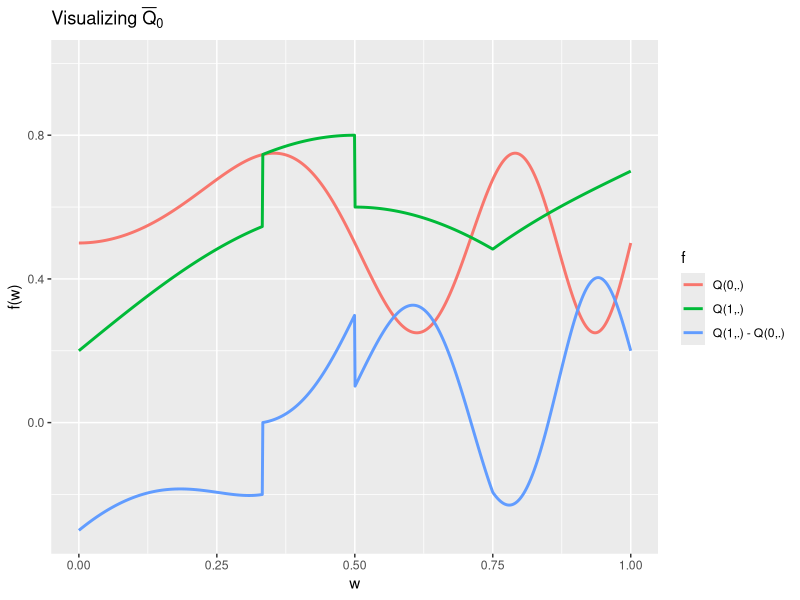
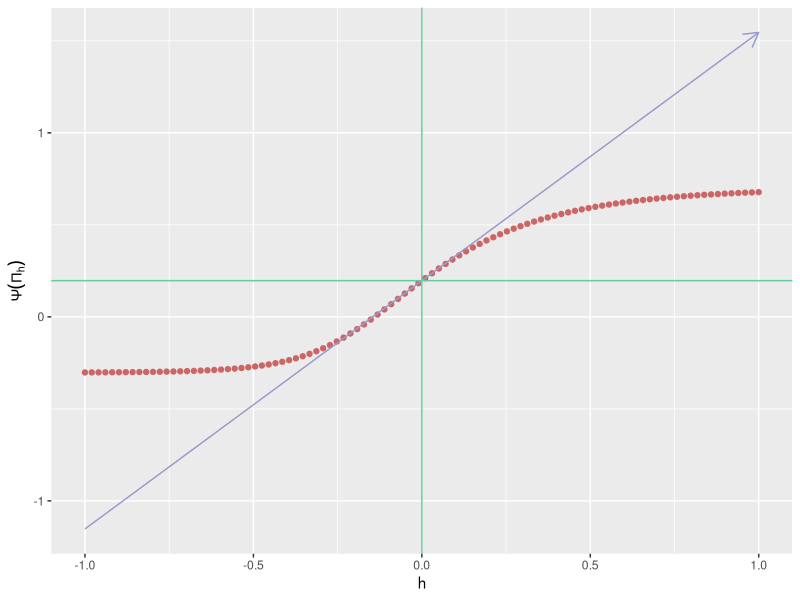
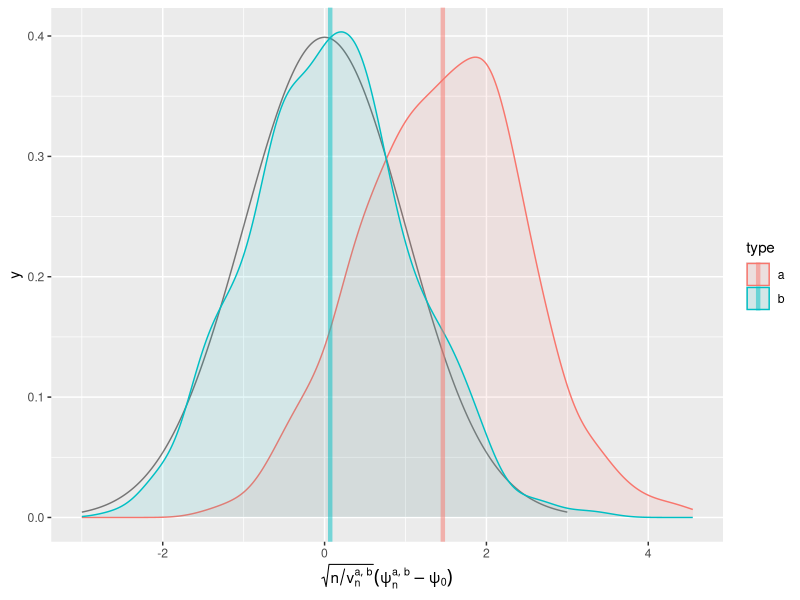
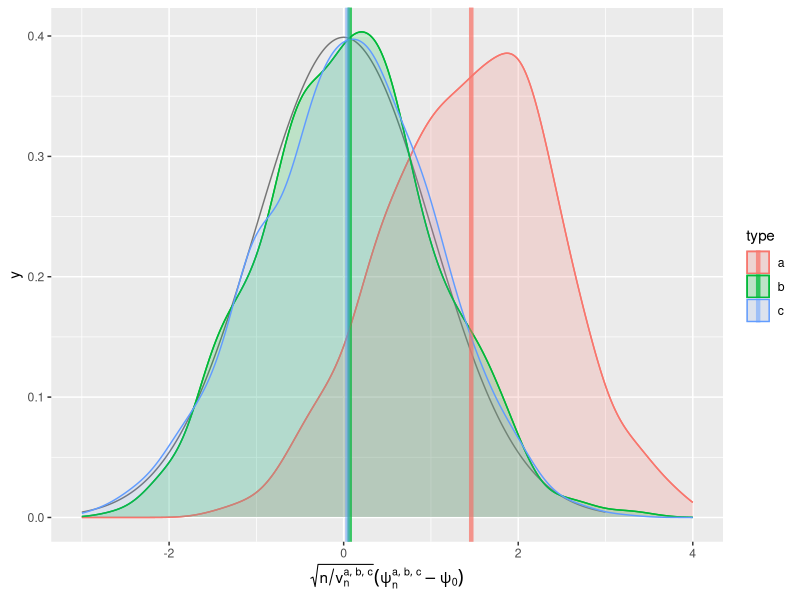
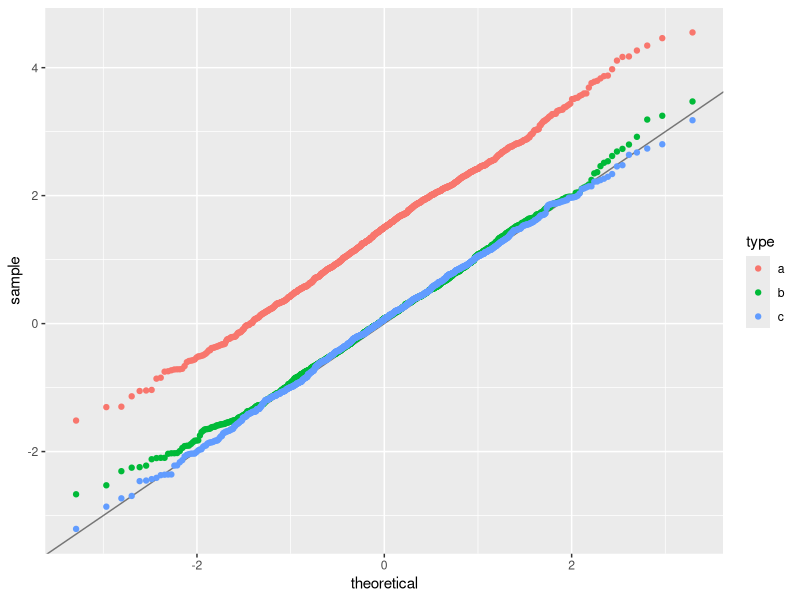

R code for these plots, in order: (Note: this script raises an error after producing the figures.)
## ----setup, echo = FALSE-------------------------------------------------
knitr::opts_chunk$set(
  fig.height = 4, 
  fig.path = 'img/',
  fig.width = 12,
  message = FALSE,
  size = "tiny",
  warning = FALSE,
  warnings = FALSE
)

## ----visible-setup-------------------------------------------------------
set.seed(54321) ## because reproducibility matters...
suppressMessages(library(R.utils)) ## make sure it is installed
suppressMessages(library(tidyverse)) ## make sure it is installed
suppressMessages(library(caret)) ## make sure it is installed
expit <- plogis
logit <- qlogis

## ----simulation----------------------------------------------------------
draw_from_experiment <- function(n, ideal = FALSE) {
  ## preliminary
  n <- Arguments$getInteger(n, c(1, Inf))
  ideal <- Arguments$getLogical(ideal)
  ## ## 'Gbar' and 'Qbar' factors
  Gbar <- function(W) {
    expit(1 + 2 * W - 4 * sqrt(abs((W - 5/12))))
  }
  Qbar <- function(AW) {
    A <- AW[, 1]
    W <- AW[, 2]
    ## A * (cos((1 + W) * pi / 4) + (1/3 <= W & W <= 1/2) / 5) +
    ##  (1 - A) * (sin(4 * W^2 * pi) / 4 + 1/2)
    A * (cos((-1/2 + W) * pi) * 2/5 + 1/5 + (1/3 <= W & W <= 1/2) / 5 +
         (W >= 3/4) * (W - 3/4) * 2) +
      (1 - A) * (sin(4 * W^2 * pi) / 4 + 1/2) 
  }
  ## sampling
  ## ## context
  mixture_weights <- c(1/10, 9/10, 0)
  mins <- c(0, 11/30, 0)
  maxs <- c(1, 14/30, 1)
  latent <- findInterval(runif(n), cumsum(mixture_weights)) + 1
  W <- runif(n, min = mins[latent], max = maxs[latent])
  ## ## counterfactual rewards
  zeroW <- cbind(A = 0, W)
  oneW <- cbind(A = 1, W)
  Qbar.zeroW <- Qbar(zeroW)
  Qbar.oneW <- Qbar(oneW)
  Yzero <- rbeta(n, shape1 = 2, shape2 = 2 * (1 - Qbar.zeroW) / Qbar.zeroW)
  Yone <- rbeta(n, shape1 = 3, shape2 = 3 * (1 - Qbar.oneW) / Qbar.oneW)
  ## ## action undertaken
  A <- rbinom(n, size = 1, prob = Gbar(W))
  ## ## actual reward
  Y <- A * Yone + (1 - A) * Yzero
  ## ## observation
  if (ideal) {
    obs <- cbind(W = W, Yzero = Yzero, Yone = Yone, A = A, Y = Y)
  } else {
    obs <- cbind(W = W, A = A, Y = Y)
  }
  attr(obs, "Gbar") <- Gbar
  attr(obs, "Qbar") <- Qbar
  attr(obs, "QW") <- function(W) {
    out <- sapply(1:length(mixture_weights),
                  function(ii){
                    mixture_weights[ii] *
                      dunif(W, min = mins[ii], max = maxs[ii])
                  })
    return(rowSums(out))
  }
  attr(obs, "qY") <- function(AW, Y, Qbar){
    A <- AW[, 1]
    W <- AW[, 2]
    Qbar.AW <- do.call(Qbar, list(AW)) # is call to 'do.call' necessary?
    shape1 <- ifelse(A == 0, 2, 3)
    dbeta(Y, shape1 = shape1, shape2 = shape1 * (1 - Qbar.AW) / Qbar.AW)
  }
  ##
  return(obs)
}

## ----draw-five-obs-------------------------------------------------------
(five_obs <- draw_from_experiment(5))

## ----exercise:visualize, eval = TRUE-------------------------------------
Gbar <- attr(five_obs, "Gbar")
Qbar <- attr(five_obs, "Qbar")
QW <- attr(five_obs, "QW")

features <- tibble(w = seq(0, 1, length.out = 1e3)) %>%
  mutate(Qw = QW(w),
         Gw = Gbar(w),
         Q1w = Qbar(cbind(A = 1, W = w)),
         Q0w = Qbar(cbind(A = 0, W = w)),
         blip_Qw = Q1w - Q0w)

features %>% select(-Qw, -Gw) %>%
  rename("Q(1,.)" = Q1w,
         "Q(0,.)" = Q0w,
         "Q(1,.) - Q(0,.)" = blip_Qw) %>%
  gather("f", "value", -w) %>%
  ggplot() +
  geom_line(aes(x = w, y = value, color = f), size = 1) +
  labs(y = "f(w)", title = bquote("Visualizing" ~ bar(Q)[0])) +
  ylim(NA, 1)

## ----approx-psi-0-a-one--------------------------------------------------
integrand <- function(w) {
  Qbar <- attr(five_obs, "Qbar")
  QW <- attr(five_obs, "QW")
  ( Qbar(cbind(1, w)) - Qbar(cbind(0, w)) ) * QW(w)
}
(psi_zero <- integrate(integrand, lower = 0, upper = 1)$val)

## ----DAG-----------------------------------------------------------------
## plot the causal diagram

## ----approx-psi-zero-a-two-----------------------------------------------
B <- 1e6 ## Antoine: 1e6 eventually
ideal_obs <- draw_from_experiment(B, ideal = TRUE)
(psi_approx <- mean(ideal_obs[, "Yone"] - ideal_obs[, "Yzero"]))

## ----approx-psi-zero-b---------------------------------------------------
sd_approx <- sd(ideal_obs[, "Yone"] - ideal_obs[, "Yzero"])
alpha <- 0.05
(psi_approx_CI <- psi_approx + c(-1, 1) * qnorm(1 - alpha / 2) * sd_approx / sqrt(B))

## ----another-simulation--------------------------------------------------
draw_from_another_experiment <- function(n, h = 0) {
  ## preliminary
  n <- Arguments$getInteger(n, c(1, Inf))
  h <- Arguments$getNumeric(h)
  ## ## 'Gbar' and 'Qbar' factors
  Gbar <- function(W) {
    sin((1 + W) * pi / 6)
  }
  Qbar <- function(AW, hh = h) {
    A <- AW[, 1]
    W <- AW[, 2]
    expit( logit( A *  W + (1 - A) * W^2 ) +
           hh * 10 * sqrt(W) * A )
  }
  ## sampling
  ## ## context
  W <- runif(n, min = 1/10, max = 9/10)
  ## ## action undertaken
  A <- rbinom(n, size = 1, prob = Gbar(W))
  ## ## reward
  shape1 <- 4
  QAW <- Qbar(cbind(A, W))
  Y <- rbeta(n, shape1 = shape1, shape2 = shape1 * (1 - QAW) / QAW)
  ## ## observation
  obs <- cbind(W = W, A = A, Y = Y)
  attr(obs, "Gbar") <- Gbar
  attr(obs, "Qbar") <- Qbar
  attr(obs, "QW") <- function(x){dunif(x, min = 1/10, max = 9/10)}
  attr(obs, "shape1") <- shape1
  attr(obs, "qY") <- function(AW, Y, Qbar, shape1){
    A <- AW[,1]; W <- AW[,2]
    Qbar.AW <- do.call(Qbar, list(AW))
    dbeta(Y, shape1 = shape1, shape2 = shape1 * (1 - Qbar.AW) / Qbar.AW)
  }
  ##
  return(obs)
}

## ----approx-psi-one------------------------------------------------------
five_obs_from_another_experiment <- draw_from_another_experiment(5)
another_integrand <- function(w) {
  Qbar <- attr(five_obs_from_another_experiment, "Qbar")
  QW <- attr(five_obs_from_another_experiment, "QW")
  ( Qbar(cbind(1, w)) - Qbar(cbind(0, w)) ) * QW(w)
}
(psi_Pi_zero <- integrate(another_integrand, lower = 0, upper = 1)$val)

## ----psi-approx-psi-one,  fig.cap =  "Evolution of statistical parameter $\\Psi$ along fluctuation $\\{\\Pi_{h} : h \\in H\\}$."----
approx <- seq(-1, 1, length.out = 1e2)
psi_Pi_h <- sapply(approx, function(t) {
  obs_from_another_experiment <- draw_from_another_experiment(1, h = t)
  integrand <- function(w) {
    Qbar <- attr(obs_from_another_experiment, "Qbar")
    QW <- attr(obs_from_another_experiment, "QW")
    ( Qbar(cbind(1, w)) - Qbar(cbind(0, w)) ) * QW(w)
  }
  integrate(integrand, lower = 0, upper = 1)$val  
})
slope_approx <- (psi_Pi_h - psi_Pi_zero) / approx
slope_approx <- slope_approx[min(which(approx > 0))]
ggplot() +
  geom_point(data = data.frame(x = approx, y = psi_Pi_h), aes(x, y),
             color = "#CC6666") +
  geom_segment(aes(x = -1, y = psi_Pi_zero - slope_approx,
                   xend = 1, yend = psi_Pi_zero + slope_approx),
               arrow = arrow(length = unit(0.03, "npc")),
               color = "#9999CC") +
  geom_vline(xintercept = 0, color = "#66CC99") +
  geom_hline(yintercept = psi_Pi_zero, color = "#66CC99") +
  labs(x = "h", y = expression(Psi(Pi[h]))) 

## ----eic-----------------------------------------------------------------
eic <- function(obs, psi) {
  Qbar <- attr(obs, "Qbar")
  Gbar <- attr(obs, "Gbar")
  QAW <- Qbar(obs[, c("A", "W")])
  GW <- Gbar(obs[, "W"])
  lGAW <- obs[, "A"] * GW + (1 - obs[, "A"]) * (1 - GW)
  ( Qbar(cbind(1, obs[, "W"])) - Qbar(cbind(0, obs[, "W"])) - psi ) +
    (2 * obs[, "A"] - 1) / lGAW * (obs[, "Y"] - QAW)
}

(eic(five_obs, psi = psi_approx))
(eic(five_obs_from_another_experiment, psi = psi_Pi_zero))

## ----cramer-rao----------------------------------------------------------
obs <- draw_from_experiment(B)
(cramer_rao_hat <- var(eic(obs, psi = psi_approx)))

## ----cramer-rao-another-experiment---------------------------------------
obs_from_another_experiment <- draw_from_another_experiment(B)
(cramer_rao_Pi_zero_hat <- var(eic(obs_from_another_experiment, psi = 59/300)))
(ratio <- sqrt(cramer_rao_Pi_zero_hat/cramer_rao_hat))

## ----recover-slope-------------------------------------------------------
sigma0_draw_from_another_experiment <- function(obs) { 
  ## preliminary
  Qbar <- attr(obs, "Qbar")
  QAW <- Qbar(obs[, c("A", "W")])
  shape1 <- Arguments$getInteger(attr(obs, "shape1"), c(1, Inf))
  ## computations
  betaAW <- shape1 * (1 - QAW) / QAW
  out <- log(1 - obs[, "Y"])
  for (int in 1:shape1) {
    out <- out + 1/(int - 1 + betaAW)
  }
  out <- - out * shape1 * (1 - QAW) / QAW * 10 * sqrt(obs[, "W"]) * obs[, "A"]
  ## no need to center given how we will use it
  return(out)
}

vars <- eic(obs_from_another_experiment, psi = 59/300) *
  sigma0_draw_from_another_experiment(obs_from_another_experiment)
sd_hat <- sd(vars)
(slope_hat <- mean(vars))
(slope_CI <- slope_hat + c(-1, 1) * qnorm(1 - alpha / 2) * sd_hat / sqrt(B))

## ----known-Gbar-one-a----------------------------------------------------
Gbar <- attr(obs, "Gbar")

iter <- 1e3

## ----known-Gbar-one-b, fig.cap = "Kernel density estimators of the law of two estimators of $\\psi_{0}$ (recentered and renormalized), one of them misconceived (a), the other assuming that $\\Gbar_{0}$ is known (b). Built based on `iter` independent realizations of each estimator."----
psi_hat_ab <- obs %>% as_tibble() %>% mutate(id = 1:n() %% iter) %>%
  mutate(lGAW = A * Gbar(W) + (1 - A) * (1 - Gbar(W))) %>% group_by(id) %>%
  summarize(est_a = mean(Y[A==1]) - mean(Y[A==0]),
            est_b = mean(Y * (2 * A - 1) / lGAW),
            std_b = sd(Y * (2 * A - 1) / lGAW) / sqrt(n()),
            clt_b = (est_b - psi_approx) / std_b) %>% 
  mutate(std_a = sd(est_a),
         clt_a = (est_a - psi_approx) / std_a) %>%
  gather("key", "value", -id) %>%
  extract(key, c("what", "type"), "([^_]+)_([ab])") %>%
  spread(what, value)

(bias_ab <- psi_hat_ab %>% group_by(type) %>% summarise(bias = mean(clt)))

fig <- ggplot() +
  geom_line(aes(x = x, y = y), 
            data = tibble(x = seq(-3, 3, length.out = 1e3),
                          y = dnorm(x)),
            linetype = 1, alpha = 0.5) +
  geom_density(aes(clt, fill = type, colour = type),
               psi_hat_ab, alpha = 0.1) +
  geom_vline(aes(xintercept = bias, colour = type),
             bias_ab, size = 1.5, alpha = 0.5)
  
fig +
  labs(x = expression(paste(sqrt(n/v[n]^{list(a, b)})*(psi[n]^{list(a, b)} - psi[0]))))

## ----unknown-Gbar-one----------------------------------------------------
estimate_G <- function(dat, algorithm, ...) {
  if (!attr(algorithm, "ML")) {
    dat <- as.data.frame(dat)
    fit <- algorithm[[1]](formula = algorithm[[2]], data = dat)
    Ghat <- function(newdata) {
      newdata <- as.data.frame(newdata)
      predict(fit, newdata, type = "response")
    }
  } else {
    fit <- algorithm(dat, ...)
    Qhat <- function(newdata) {
      caret::predict.train(fit, newdata)
    }
  }
  return(Ghat)
}

compute_lGhatAW <- function(A, W, Ghat, threshold = 0.05) {
  dat <- data.frame(A = A, W = W)
  Ghat_W <- Ghat(dat)
  lGAW <- A * Ghat_W + (1 - A) * (1 - Ghat_W)
  pred <- pmin(1 - threshold, pmax(lGAW, threshold))
  return(pred)
}

## ----unknown-Gbar-two----------------------------------------------------
working_model_G_one <- list(
  model = function(...) {glm(family = binomial(), ...)},
  formula = as.formula(
    paste("A ~",
          paste(c("I(W^", "I(abs(W - 5/12)^"),
                rep(seq(1/2, 3/2, by = 1/2), each = 2),
                sep = "", collapse = ") + "),
          ")")
  ))
attr(working_model_G_one, "ML") <- FALSE
working_model_G_one$formula

## ----unknown-Gbar-two-bis------------------------------------------------
learned_features <- obs %>% as_tibble() %>% mutate(id = 1:n() %% iter) %>%
  nest(-id, .key = "obs") %>%
  mutate(Ghat = map(obs, ~ estimate_G(., algorithm = working_model_G_one))) %>%
  mutate(lGAW = map2(Ghat, obs, ~ compute_lGhatAW(.y$A, .y$W, .x)))


psi_hat_abc <- learned_features %>%
  unnest(obs, lGAW) %>%
  group_by(id) %>%
  summarize(est = mean(Y * (2 * A - 1) / lGAW)) %>%
  mutate(std = sd(est),
         clt = (est - psi_approx) / std,
         type = "c") %>%
  full_join(psi_hat_ab)

(bias_abc <- psi_hat_abc %>% group_by(type) %>% summarise(bias = mean(clt)))

## ----unknown-Gbar-three, fig.cap = "Kernel density estimators of the law of three estimators of $\\psi_{0}$  (recentered and renormalized), one of them misconceived (a), one assuming that $\\Gbar_{0}$ is known (b) and one that hinges on the estimation of $\\Gbar_{0}$ (c). The present figure includes Figure \\@ref(fig:known-Gbar-one-b) (but the colors differ). Built based on `iter` independent realizations of each estimator."----
fig +
  geom_density(aes(clt, fill = type, colour = type), psi_hat_abc, alpha = 0.1) +
  geom_vline(aes(xintercept = bias, colour = type),
             bias_abc, size = 1.5, alpha = 0.5) +
  xlim(-3, 4) + 
  labs(x = expression(paste(sqrt(n/v[n]^{list(a, b, c)})*
                            (psi[n]^{list(a, b, c)} - psi[0]))))

## ----unknown-Gbar-four, fig.cap  = "Quantile-quantile plot of the standard normal law against the empirical laws  of three estimators of $\\psi_{0}$, one of them misconceived (a), one assuming that $\\Gbar_{0}$ is known (b) and one that hinges on the estimation of $\\Gbar_{0}$ (c). Built based on `iter` independent realizations of each estimator."----
ggplot(psi_hat_abc, aes(sample = clt, fill = type, colour = type)) +
  geom_abline(intercept = 0, slope = 1, alpha = 0.5) +
  geom_qq(alpha = 1)

## ----exercises-one, eval = FALSE-----------------------------------------
## powers <- ## make sure '1/2' and '1' belong to 'powers', eg
##   seq(1/4, 3, by = 1/4)
## working_model_G_two <- list(
##   model = function(...) {glm(family = binomial(), ...)},
##   formula = as.formula(
##     paste("A ~",
##           paste(c("I(W^", "I(abs(W - 5/12)^"),
##                 rep(powers, each = 2),
##                 sep = "", collapse = ") + "),
##           ")")
##   ))
## attr(working_model_G_two, "ML") <- FALSE

## ----exercises-two, eval = TRUE------------------------------------------
transform <- c("cos", "sin", "sqrt", "log", "exp")
working_model_G_three <- list(
  model = function(...) {glm(family = binomial(), ...)},
  formula = as.formula(
    paste("A ~",
          paste("I(", transform, sep = "", collapse = "(W)) + "),
          "(W))")
  ))
attr(working_model_G_three, "ML") <- FALSE
(working_model_G_three$formula)

## ----estimating-Qbar-one, eval = TRUE------------------------------------
estimate_Q <- function(dat, algorithm, ...) {
  if (!attr(algorithm, "ML")) {
    dat <- as.data.frame(dat)
    fit <- algorithm[[1]](formula = algorithm[[2]], data = dat)
    Qhat <- function(newdata) {
      newdata <- as.data.frame(newdata)
      predict(fit, newdata, type = "response")
    }
  } else {
    fit <- algorithm(dat, ...)
    Qhat <- function(newdata) {
      caret::predict.train(fit, newdata)
    }    
  }
  return(Qhat)
}

compute_QhatAW <- function(Y, A, W, Qhat, blip = FALSE) {
  if (!blip) {
    dat <- data.frame(Y = Y, A = A, W = W)
    pred <- Qhat(dat)
  } else {
    pred <- Qhat(data.frame(A = 1, W = W)) - Qhat(data.frame(A = 0, W = W))
  }
  return(pred)  
}

working_model_Q_one <- list(
  model = function(...) {glm(family = binomial(), ...)},
  formula = as.formula(
    paste("Y ~ A * (",
          paste("I(W^", seq(1/2, 3/2, by = 1/2), sep = "", collapse = ") + "),
          "))")
  ))
attr(working_model_Q_one, "ML") <- FALSE
working_model_Q_one$formula

## k-NN
kknn_algo <- function(dat, ...) {
  args <- list(...)
  if ("Subsample" %in% names(args)) {
    keep <- sample.int(nrow(dat), args$Subsample)
    dat <- dat[keep, ]
  }
  caret::train(Y ~ I(10*A) + W, ## a tweak
               data = dat,
               method = "kknn",
               verbose = FALSE,
               ...)
}
attr(kknn_algo, "ML") <- TRUE
kknn_grid <- expand.grid(kmax = 11, distance = 2, kernel = "gaussian")
control <- trainControl(method = "cv", number = 2,
                        predictionBounds = c(0, 1),
                        allowParallel = TRUE)

learned_features <- learned_features %>% # head(n = 100) %>%
  mutate(Qhat_d = map(obs, ~ estimate_Q(., algorithm = working_model_Q_one)),
         Qhat_e = map(obs, ~ estimate_Q(., algorithm = kknn_algo,
                                        trControl = control,
                                        tuneGrid = kknn_grid))) %>%
  mutate(blip_QW_d = map2(Qhat_d, obs,
                          ~ compute_QhatAW(.y$Y, .y$A, .y$W, .x, blip = TRUE)),
         blip_QW_e = map2(Qhat_e, obs,
                          ~ compute_QhatAW(.y$Y, .y$A, .y$W, .x, blip = TRUE)))

psi_hat_de <- learned_features %>%
  unnest(blip_QW_d, blip_QW_e) %>%
  group_by(id) %>%
  summarize(est_d = mean(blip_QW_d),
            est_e = mean(blip_QW_e)) %>%
  mutate(std_d = sd(est_d),
         std_e = sd(est_e),
         clt_d = (est_d - psi_approx) / std_d,
         clt_e = (est_e - psi_approx) / std_e) %>% 
  gather("key", "value", -id) %>%
  extract(key, c("what", "type"), "([^_]+)_([de])") %>%
  spread(what, value)

(bias_de <- psi_hat_de %>% group_by(type) %>% summarize(bias = mean(clt)))

fig <- ggplot() +
  geom_line(aes(x = x, y = y), 
            data = tibble(x = seq(-3, 3, length.out = 1e3),
                          y = dnorm(x)),
            linetype = 1, alpha = 0.5) +
  geom_density(aes(clt, fill = type, colour = type),
               psi_hat_de, alpha = 0.1) +
  geom_vline(aes(xintercept = bias, colour = type),
             bias_de, size = 1.5, alpha = 0.5)
  
fig +
  labs(x = expression(paste(sqrt(n/v[n]^{list(d, e)})*(psi[n]^{list(d, e)} - psi[0]))))

## ----one-step------------------------------------------------------------


## ----estimating-Qbar-two, eval = FALSE-----------------------------------
## 
## 
## working_model_Q_two <- list(
##   model = function(...) {glm(family = binomial(), ...)},
##   formula = as.formula(
##     paste("Y ~ A * (",
##           paste("I(W^", seq(1/2, 3, by = 1/2), sep = "", collapse = ") + "),
##           "))")
##   ))
## attr(working_model_Q_two, "ML") <- FALSE
## 
## ## xgboost based on trees
## xgb_tree_algo <- function(dat, ...) {
##   caret::train(Y ~ I(10*A) + W,
##                data = dat,
##                method = "xgbTree",
##                trControl = control,
##                tuneGrid = grid,
##                verbose = FALSE)
## }
## attr(xgb_tree_algo, "ML") <- TRUE
## xgb_tree_grid <- expand.grid(nrounds = 350,
##                              max_depth = c(4, 6),
##                              eta = c(0.05, 0.1),
##                              gamma = 0.01,
##                              colsample_bytree = 0.75,
##                              subsample = 0.5,
##                              min_child_weight = 0)
## 
## ## nonparametric kernel smoothing regression
## npreg <- list(
##   label = "Kernel regression",
##   type = "Regression",
##   library = "np",
##   parameters = data.frame(parameter =
##                             c("subsample", "regtype",
##                               "ckertype", "ckerorder"),
##                           class = c("integer", "character",
##                                     "character", "integer"),
##                           label = c("#subsample", "regtype",
##                                     "ckertype", "ckerorder")),
##   grid = function(x, y, len = NULL, search = "grid") {
##     if (!identical(search, "grid")) {
##       stop("No random search implemented.\n")
##     } else {
##       out <- expand.grid(subsample = c(50, 100),
##                          regtype = c("lc", "ll"),
##                          ckertype =
##                            c("gaussian",
##                              "epanechnikov",
##                              "uniform"),
##                          ckerorder = seq(2, 8, 2))
##     }
##     return(out)
##   },
##   fit = function(x, y, wts, param, lev, last, classProbs, ...) {
##     ny <- length(y)
##     if (ny > param$subsample) {
##       ## otherwise far too slow for what we intend to do here...
##       keep <- sample.int(ny, param$subsample)
##       x <- x[keep, ]
##       y <- y[keep]
##     }
##     bw <- np::npregbw(xdat = as.data.frame(x), ydat = y,
##                       regtype = param$regtype,
##                       ckertype = param$ckertype,
##                       ckerorder = param$ckerorder,
##                       remin = FALSE, ftol = 0.01, tol = 0.01,
##                       ...)
##     np::npreg(bw)
##   },
##   predict = function (modelFit, newdata, preProc = NULL, submodels = NULL) {
##     if (!is.data.frame(newdata)) {
##       newdata <- as.data.frame(newdata)
##     }
##     np:::predict.npregression(modelFit, se.fit = FALSE, newdata)
##   },
##   sort = function(x) {
##     x[order(x$regtype, x$ckerorder), ]
##   },
##   loop = NULL, prob = NULL, levels = NULL
## )
## 
## npreg_algo <- function(dat, ...) {
##   caret::train(working_model_Q_one$formula,
##                data = dat,
##                method = npreg, # no quotes!
##                verbose = FALSE,
##                ...)
## }
## attr(npreg_algo, "ML") <- TRUE
## npreg_grid <- data.frame(subsample = 100,
##                          regtype = "lc",
##                          ckertype = "gaussian",
##                          ckerorder = 4,
##                          stringsAsFactors = FALSE)


label <- function(xx, log_sample_size = c(9, 11, 13)) {
  by <- sum(2^log_sample_size)
  xx <- xx[seq_len((length(xx) %/% by) * by)] - 1
  prefix <- xx %/% by
  suffix <- findInterval(xx %% by, cumsum(2^log_sample_size))
  paste(prefix + 1, suffix + 1, sep = "_")
}

log_sample_size <- c(9, 11, 13)
block_size <- sum(2^log_sample_size)

behavior <- obs %>% as.tibble %>% 
  head(n = (nrow(.) %/% block_size) * block_size) %>% 
  mutate(block = label(1:nrow(.), log_sample_size)) %>%
  nest(-block, .key = "obs") %>%
  mutate(Qhat_d = map(obs, ~ estimate_Q(., algorithm = working_model_Q_one)),
         Qhat_e = map(obs, ~ estimate_Q(., algorithm = kknn_algo,
                                        trControl = control,
                                        tuneGrid = kknn_grid))) %>%
  mutate(blip_QW_d = map2(Qhat_d, obs,
                          ~ compute_QhatAW(.y$Y, .y$A, .y$W, .x, blip = TRUE)),
         blip_QW_e = map2(Qhat_e, obs,
                          ~ compute_QhatAW(.y$Y, .y$A, .y$W, .x, blip = TRUE))) %>%
  unnest(blip_QW_d, blip_QW_e) %>%
  group_by(block) %>%
  summarize(est_d = sqrt(n())*(mean(blip_QW_d) - psi_approx),
            est_e = sqrt(n())*(mean(blip_QW_e) - psi_approx))

behavior %>%
  gather("key", "value", -block) %>%
  extract(key, c("what", "type"), "([^_]+)_([de])") %>%
  spread(what, value) %>%
  mutate(block_type = paste(type,
                            unlist(map(strsplit(block, "_"), ~.x[2])),
                            sep = "_")) %>%
  select(est, block_type) %>%
  group_by(block_type) %>%
  summarize(bias = mean(est))



  
